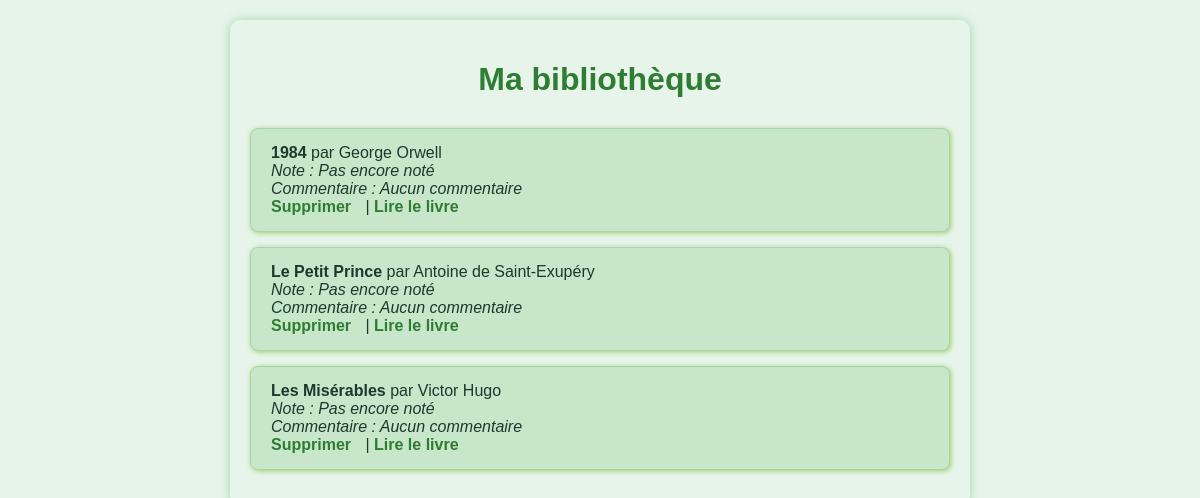
The page /bibliotheque/ (signed in) on the database its author committed.
### authentification/models.py (models this page shows, shortened)
class BibliothequeUtilisateur(models.Model):
    utilisateur = models.ForeignKey(settings.AUTH_USER_MODEL, on_delete=models.CASCADE, related_name='bibliotheque')
    livre = models.ForeignKey(Livre, on_delete=models.CASCADE)
    date_consultation = models.DateTimeField(auto_now_add=True)
    note = models.FloatField(null=True, blank=True)
    commentaire = models.TextField(null=True, blank=True)
    class Meta:
        unique_together = ('utilisateur', 'livre')

class Livre(models.Model):
    BADGE_CHOICES = [
        ('Nouveau', 'Nouveau'),
        ('Populaire', 'Populaire'),
        ('', 'Aucun'),
    ]
    GENRE_CHOICES = [
        ('Roman', 'Roman'),
        ('Science-Fiction', 'Science-Fiction'),
        ('Fantasy', 'Fantasy'),
        ('Policier', 'Policier'),
        ('Biographie', 'Biographie'),
        ('Histoire', 'Histoire'),
        ('Science', 'Science'),
    ]
    isbn = models.CharField(max_length=20, unique=True)
    titre = models.CharField(max_length=200)
    auteur = models.CharField(max_length=100)
    annee = models.IntegerField()
    langue = models.CharField(max_length=50)
    couverture_url = models.URLField()
    badge = models.CharField(max_length=50, choices=BADGE_CHOICES, blank=True, null=True)
    genre = models.CharField(max_length=100, choices=GENRE_CHOICES, blank=True, null=True)
    note = models.FloatField(default=0)
    nb_avis = models.IntegerField(default=0)
    pdf = models.FileField(upload_to='livres/pdf/', blank=True, null=True)
    visible = models.BooleanField(default=True)

### authentification/views.py (the view)
# urls.py: path('bibliotheque/', views.ma_bibliotheque, name='ma_bibliotheque'),
@login_required
def ma_bibliotheque(request):
    bibliotheque = BibliothequeUtilisateur.objects.filter(utilisateur=request.user).select_related('livre')
    return render(request, 'bibliotheque.html', {'bibliotheque': bibliotheque})

### authentification/templates/bibliotheque.html (shortened to what this page needs)
<!DOCTYPE html>
<html lang="fr">
<head>
</head>
<body>
  <h1>Ma bibliothèque</h1>
  <ul>
    {% for item in bibliotheque %}
      <li>
        <strong>{{ item.livre.titre }}</strong> par {{ item.livre.auteur }}<br>
        <span class="note">Note : {{ item.note|default:"Pas encore noté" }}</span><br>
        <span class="commentaire">Commentaire : {{ item.commentaire|default:"Aucun commentaire" }}</span><br>
        <a href="{% url 'supprimer_livre' item.livre.id %}">Supprimer</a> |
        <a href="{% url 'lire_livre' item.livre.id %}" class="details-btn">
           Lire le livre
        </a>
      </li>
    {% empty %}
      <li class="empty">Votre bibliothèque est vide.</li>
    {% endfor %}
  </ul>
</body>
</html>

### authentification/templates/bibliotheque.html (style rules this page uses)
body { font-family: Arial, sans-serif; background-color: #e6f4ea; color: #1b3a2d; margin: 20px auto; max-width: 700px; padding: 20px; border-radius: 10px; box-shadow: 0 0 10px #a4d4aa; }
h1 { color: #2e7d32; text-align: center; margin-bottom: 30px; }
ul { list-style-type: none; padding: 0; }
li { background-color: #c8e6c9; border: 1px solid #a5d6a7; border-radius: 8px; margin-bottom: 15px; padding: 15px 20px; box-shadow: 1px 1px 5px #9ccc65; transition: background-color 0.3s ease; }
a { color: #2e7d32; text-decoration: none; font-weight: bold; margin-right: 10px; }
.note, .commentaire { font-style: italic; margin: 5px 0 10px 0; }

### rows shown on the page
BibliothequeUtilisateur: livre.titre "1984", livre.auteur "George Orwell", note "Pas encore noté", commentaire "Aucun commentaire"
BibliothequeUtilisateur: livre.titre "Le Petit Prince", livre.auteur "Antoine de Saint-Exupéry", note "Pas encore noté", commentaire "Aucun commentaire"
BibliothequeUtilisateur: livre.titre "Les Misérables", livre.auteur "Victor Hugo", note "Pas encore noté", commentaire "Aucun commentaire"
